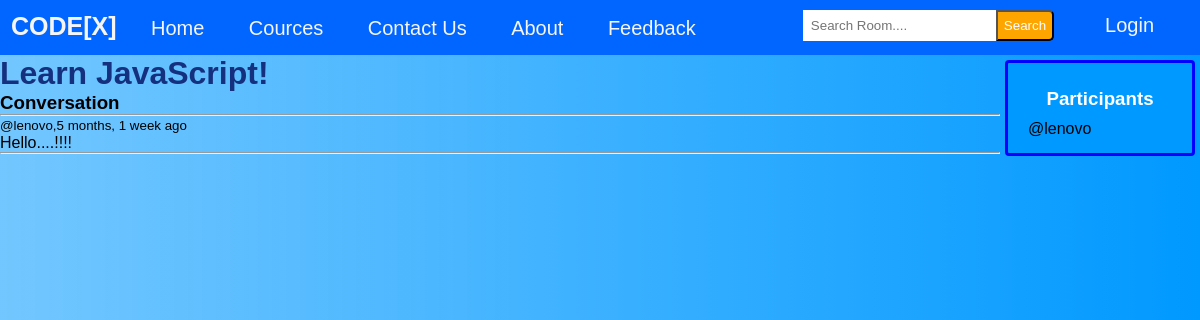
The page /room/4/ on the database its author committed.
### base/models.py (models this page shows, shortened)
class Room(models.Model):
    host =  models.ForeignKey(User, on_delete=models.SET_NULL,null=True)
    topic = models.ForeignKey(Topic, on_delete=models.SET_NULL,null=True)
    name =  models.CharField(max_length= 200)
    description = models.TextField(null= True, blank= True)
    participants= models.ManyToManyField(User, related_name='participants', blank=True)
    updated= models.DateTimeField(auto_now= True)
    created= models.DateTimeField(auto_now_add=True)
    class Meta:
        ordering = ['-updated','-created']

class Message(models.Model):
    user= models.ForeignKey(User, on_delete=models.CASCADE)
    room = models.ForeignKey(Room, on_delete=models.CASCADE)
    body = models.TextField()
    updated= models.DateTimeField(auto_now= True)
    created = models.DateTimeField(auto_now_add=True)
    class Meta:
        ordering = ['-updated','-created']

### base/views.py (the view, shortened to what this page needs)
# urls.py: path('room/<str:pk>/',views.room,name="room" ),
def room(request,pk):
    room = Room.objects.get(id=pk)
    room_messages = room.message_set.all()
    participants= room.participants.all()
    context = {'room': room , 'room_messages': room_messages,'participants': participants}
    return render(request,'base/room.html', context)

### base/templates/base/room.html (shortened to what this page needs)
{% extends 'main.html' %}
{% block content %}
<div class="room-container">
    <div>
        <h1 style="color: rgb(21, 48, 126);" >{{room.name}}</h1>
        <div class="comment-wrapper">
            <h3>Conversation</h3>
            <hr>
            {% for message in room_messages %}
            <div>
                <small>@{{message.user}},{{message.created|timesince}} ago</small>
                <p>{{message.body}}</p>
                <hr>
            </div>
            {% endfor %}
        </div>
    </div>
    <div class="participants">
        <h3 class="heading">Participants</h3>
        {% for user in participants %}
         <div>
            <p>@{{ user.username }}</p>
        </div>
        {% endfor %}
    </div>
</div>
{% endblock %}

### templates/main.html (style rules this page uses)
* { padding: 0; margin: 0; text-decoration: none; list-style-type: none; box-sizing: border-box; font-family: 'Nunito', sans-serif }
body { background: linear-gradient(90deg, #5bbdffda 0%, #44b4ff 43%,#0099FF 100%); }

### base/templates/base/room.html (style rules this page uses)
.room-container { display: grid; grid-template-columns: 5fr 1fr; padding: 0; }
.participants { margin-left: 5px; margin-right: 5px; margin-top: 5px; display: block; padding: 15px 20px; position: relative; background: #0099FF; border: 3px solid blue; border-radius: 4px; }
.heading { text-align: center; text-transform: capitalize; color: #fff; padding: 10px; }

### rows shown on the page
Room: name "Learn JavaScript!"
Message: user "lenovo", created "5 months, 1 week", body "Hello....!!!!"

### other values the page prints
{{ user.username }} "lenovo"
